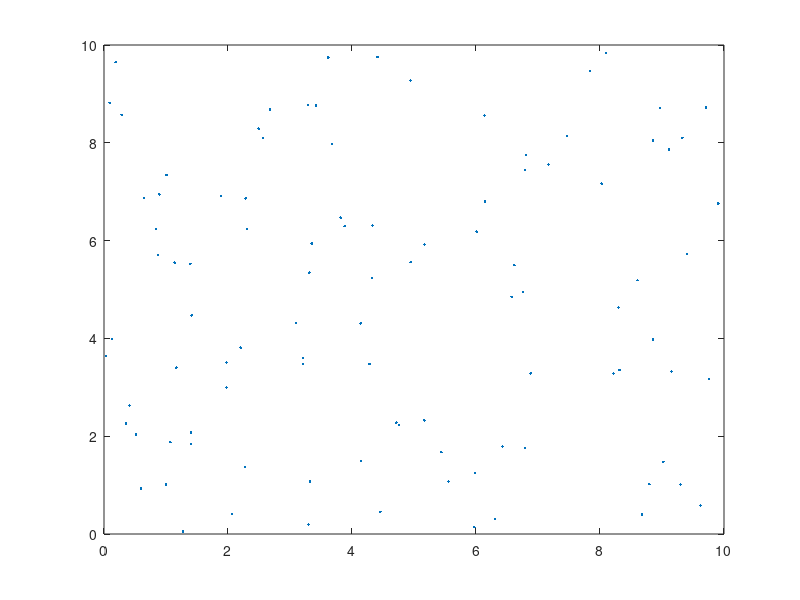
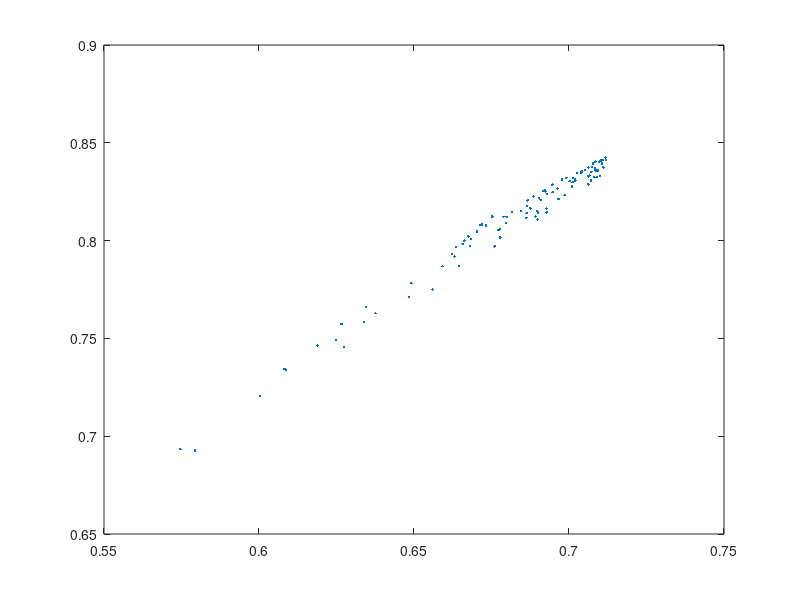

These charts were generated, in order, by the following MATLAB code: (Note: this script raises an error after producing the figures.)
%% this script is to test ransac algo
% coder: Jie An
% version: 20170405
% bug_submission: pkuanjie@gmail.com

%% naive linear test
% N = 2;
% K = 100;
% T = 1;
% D = 95;
% x = 10 * rand(100, 1);
% y = x * 2 + 3 + 0.2 * rand(100, 1) - 0.1;
% noise = zeros(50, 2);
% noise(:, 1) = 10 * rand(50, 1);
% noise(:, 2) = 25 * rand(50, 1);
% data = [[x, y]; noise];
% % figure,
% % plot(data(:, 1), data(:, 2), '.');
% 
% [best_model, best_consensus_set, best_error] = ransac_linear(data, @linear_model, @linear_model_error, N, K, T, D);

%% homography test
N = 4;
K = 200;
T = 1;
D = 90;
X = [0.6, 0.7, 0.8; 0.5, 0.6, 0.7; 0.4, 0.5, 1];
A = 10 * rand(100, 2);
tmp = [A, ones(size(A, 1), 1)] * X;
B = tmp(:, 1: 2) ./ repmat(tmp(:, 3), 1, 2);
figure,
plot(A(:, 1), A(:, 2), '.');
figure,
plot(B(:, 1), B(:, 2), '.');
[best_model, best_consensus_set_A, best_consensus_set_B, best_error] = ransac(A, B, N, K, T, D);
B_pre = [A, ones(size(A, 1), 1)] * best_model;
figure, plot(B_pre(:, 1), B_pre(:, 2), '.');

